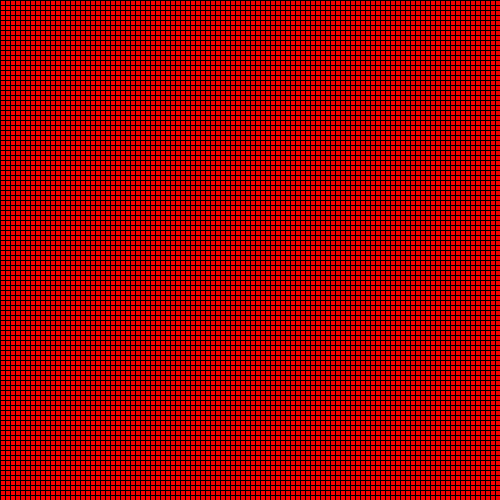
Frame 1 (no input)
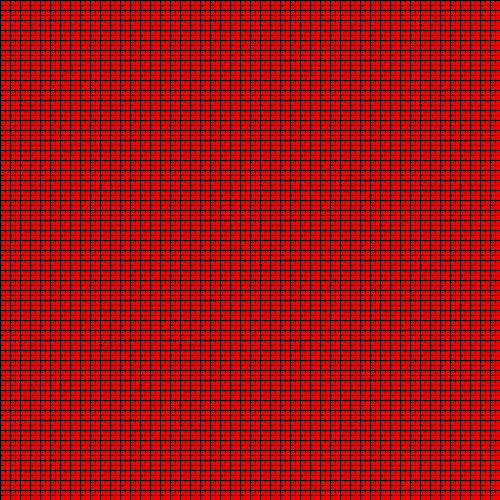
Frame 60 (the mouse pressed at the canvas centre just before this capture)
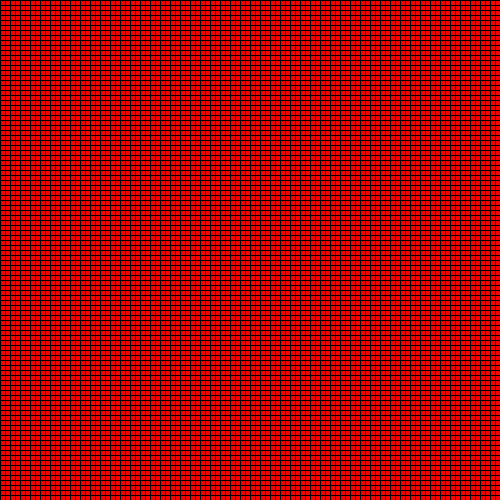
Frame 120 (the mouse held since frame 60 and released just before this capture)

The Processing sketch that drew these frames (run headless with seeded random() and noise(); from frame 60 on, the mouse is pressed at the canvas centre):

// Processing sketch: LifeGame03
// ── LifeGame03.pde
boolean[][] now, next;
int a=100;
int[] x, y;
int c=0;
int count;
void setup() {
  x=new int[width];
  y=new int[height];
  size(500, 500);
  now = new boolean[width][height];
  next = new boolean[width][height];
  for (int i = 0; i < width; i+=width/a) {
    for (int j = 0; j < height; j+=height/a) {
      if (random(0, 1) < 0.5) {
        now[i][j] = true;
      }
    }
  }
}

void update() {
  for (int i = 0; i < width; i+=width/a) {
    for (int j = 0; j < height; j+=height/a) {
      boolean Up = now[i][(j - (height/a) + height) % height];
      boolean Under=now[i][(j+(height/a))%height];
      boolean Right=now[(i+(width/a))%width][j];
      boolean Left=now[(i-(width/a)+width)%width][j];
      boolean UpperRight = now[(i + (width/a)) % width][(j-(height/a)+ height) % height];
      boolean UpperLeft=now[(i-(width/a)+width)%width][(j - (height/a) + height) % height];
      boolean UnderRight=now[(i+(width/a))%width][(j+(height/a))%height];
      boolean UnderLeft=now[(i-(width/a)+width)%width][(j+(height/a))%height];
      int count = 0;

      if (Up)count++;
      if (Under)count++;
      if (Right)count++;
      if (Left)count++;
      if (UpperRight)count++;
      if (UpperLeft)count++;
      if (UnderRight)count++;
      if (UnderLeft)count++;

      if (now[i][j]) {
        next[i][j]=count==2||count==3;
      } else {
        next[i][j]=count==3;///dead-Alive
      }
    }
  }
}

void draw() {
  frameRate(10);
  colorMode(HSB);
  update();
    
  for (int i = 0; i < width; i+=width/a) {

    for (int j = 0; j < height; j+=height/a) {
      
      if(c>=255){
      c=0;
      }
      //rect(i, j, (width/a), (height/a));
      
      if(next[i][j]){
      
        }
      now[i][j]=next[i][j];
      if (now[i][j]) {
        fill(0,255,255);
      } else {
        c=255;
        c-=11;
        if(c<=0){
        c=255;
        }
        fill(0,255,c);
      }
      //if(count==3){
      //  c+=15;
      //  fill(c,255,255);
      //}
      rect(i, j, (width/a), (height/a));
    }
  }
}
